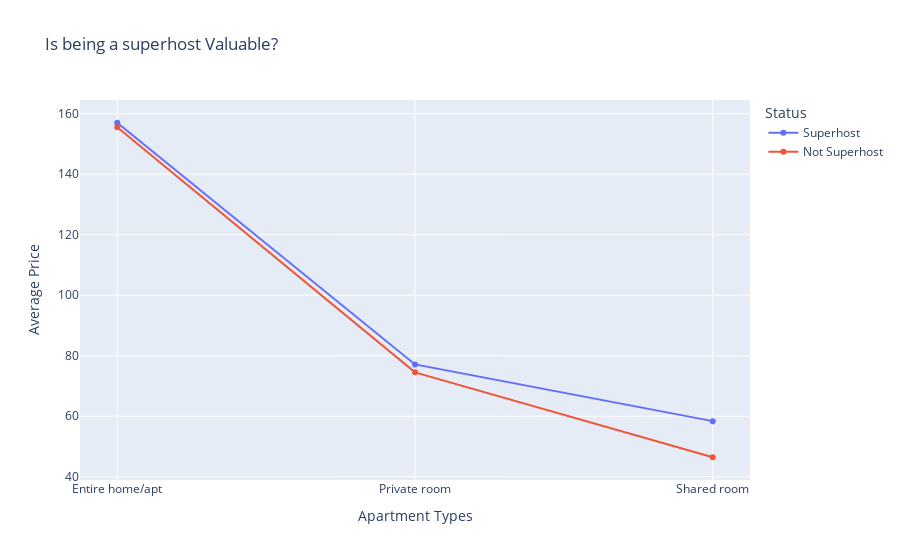

Notebook cell for this chart:
### Code cell
# Q1 Plotting the graph
x1 = df_question1_s['room_type']
y1 = df_question1_s['price']
y2 = df_question1_ns['price']


fig = go.Figure()

fig.add_trace(go.Scatter(
    x= x1,
    y=y1,
    name="Superhost"
))

fig.add_trace(go.Scatter(
    x= x1,
    y=y2,
    name="Not Superhost"
))


fig.update_layout(
    title="Is being a superhost Valuable?",
    xaxis_title="Apartment Types",
    yaxis_title="Average Price",
    legend_title="Status",
    )


fig.show()

### Figure 1 — Plotly figure (JSON) as saved in the notebook; plotly's stock layout.template omitted (floating-point values rounded to 4 significant figures)
{"data": [{"name": "Superhost", "type": "scatter", "x": ["Entire home/apt", "Private room", "Shared room"], "y": [157.0, 77.11, 58.36]}, {"name": "Not Superhost", "type": "scatter", "x": ["Entire home/apt", "Private room", "Shared room"], "y": [155.5, 74.48, 46.42]}], "layout": {"legend": {"title": {"text": "Status"}}, "title": {"text": "Is being a superhost Valuable?"}, "xaxis": {"title": {"text": "Apartment Types"}}, "yaxis": {"title": {"text": "Average Price"}}}}
